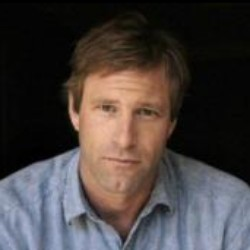
#> input picture chapter2/lfw/Aaron_Eckhart/Aaron_Eckhart_0001.jpg, 250 x 250 px
$ python -i add_and_smooth_noise_all_smoothers.py   (imports and definitions only)
#> lines starting #> are read from the running program, lines starting #| are printed output that depends on the picture
import os
import glob
import json
import numpy as np
from PIL import Image
from skimage.util import random_noise

working_directory = "<enter working directory here>"
# [1 line not run here, left out]
from utils import calculate_fom, LevelsetMedianSmoother, AdaptiveMedianSmoother, calculate_psnr

'''
This script perform the main simulation study of the article. This script reads all
files in all subdirectories within the folder lfw in the working directory. The images
are read in one for one, three types of noise (salt and pepper, gumbel, gaussian) is
then added to the images and these noisy images smoothed using the proposed smoother
with various parameters and the adaptive median filter. The results are saved per image
in json format in a folder called results in the working directory as well. This can be
time consuming so by default a maximum of 5 images will be executed. This can be changed
in line 218 if needed.
'''
def add_and_smooth_noise(file):

    #Read in image
    img = np.array(Image.open(file).convert('L'))
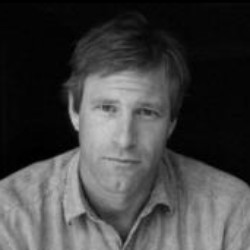
#> img: shape (250, 250); min 0, max 201, mean 66.5

    #10% Salt and Pepper noise
    saltpepper_10 = random_noise(img, mode='s&p', amount=0.1)*255
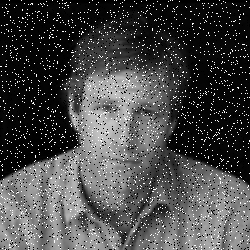
#> saltpepper_10: shape (250, 250) float64; min 0, max 255, mean 72.5

#> (the run stopped early here; a loop or call above may not have finished)
